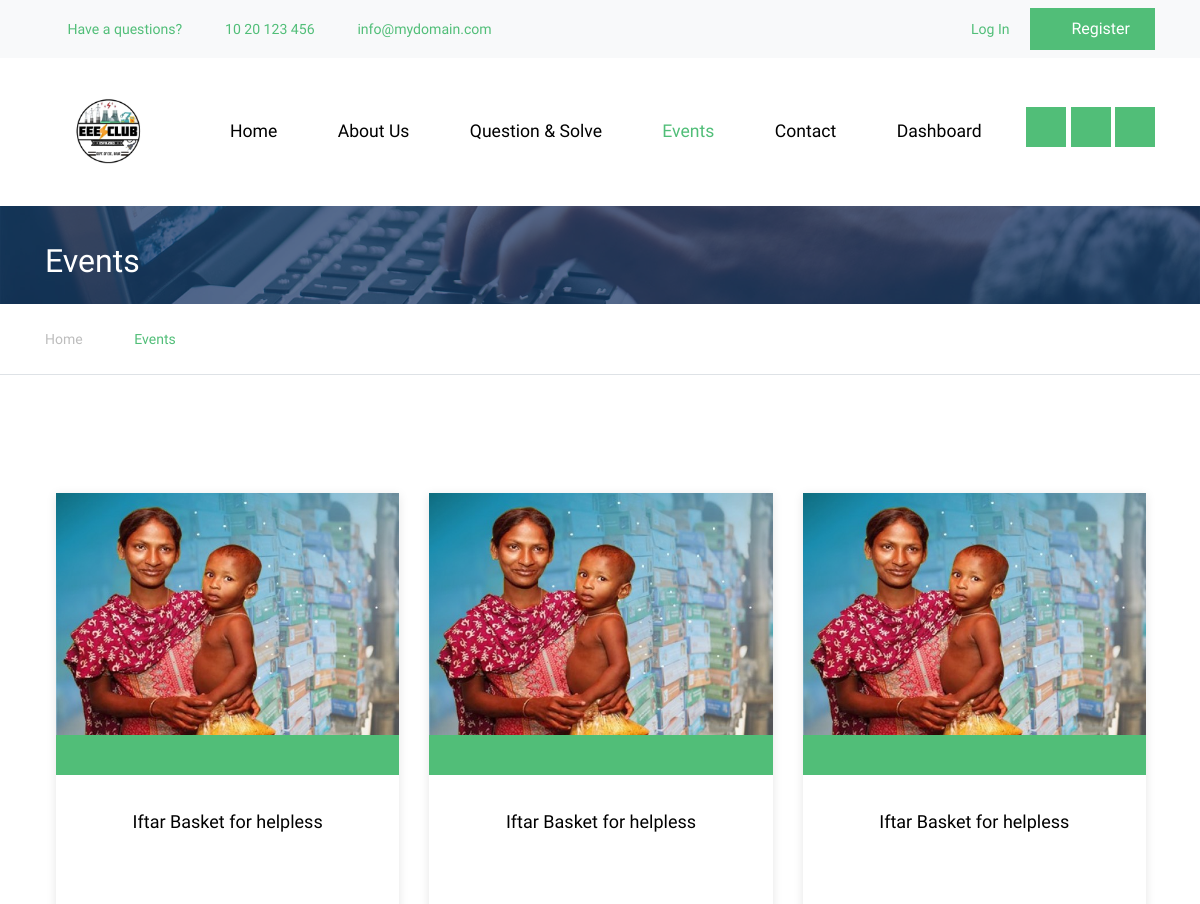
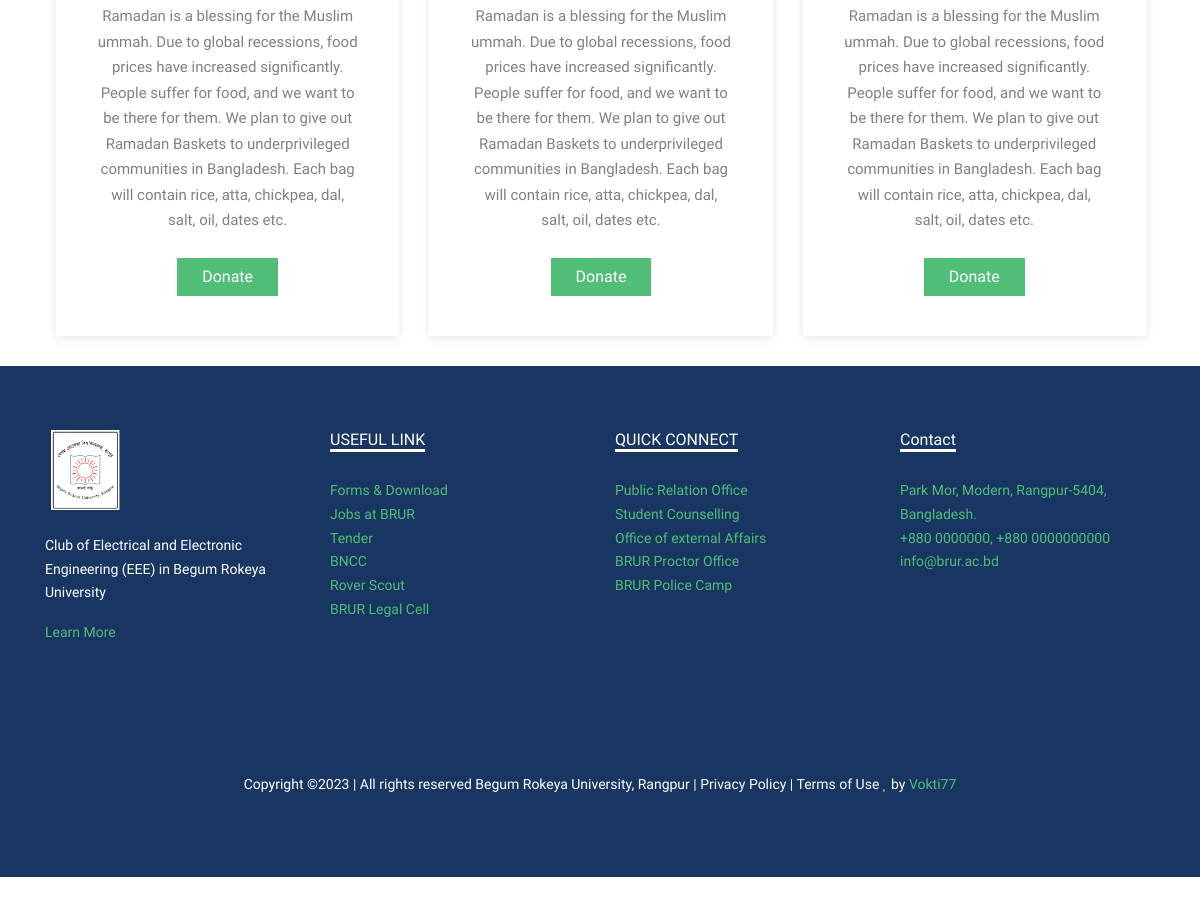
Screenshot of /event/ with the database file from the repository (2 pictures, top to bottom).
### event/models.py (models this page shows, shortened)
class Event(models.Model):
    title = models.CharField(max_length=100)
    cover = models.ImageField(upload_to='event_cover/')
    detail = models.TextField(max_length=1000)
    place = models.CharField(max_length=1000)
    total = models.IntegerField()
    gained = models.IntegerField(blank=True, default=0)
    deadline = models.DateTimeField(null=True)
    date_created = models.DateField(auto_now_add=True)
    date_updated = models.DateField(auto_now_add=True)
    READY = {
        ('yes', 'Yes'),
        ('no', 'No',)
    }
    ready_to_distribute = models.CharField(max_length=10, choices=READY, default="no")

### base/views.py (the view)
# urls.py: path('event/', views.event, name='event'),
def event(request):
    events = Event.objects.all()
    amount = list(Donate.objects.filter(isapproved='yes').aggregate(Sum('amount')).values())[0]
    context = {
        'events': events,
        'amount': amount
    }
    return render(request, 'pages/event.html', context)

### templates/pages/event.html (shortened to what this page needs)
{% extends 'base.html' %}
{% block content %}
<div class="site-section ftco-subscribe-1 site-blocks-cover pb-4" style="background-image: url('/static/images/bg_1.jpg')">
    <div class="container">
      <div class="row align-items-end">
        <div class="col-lg-7">
          <h2 class="mb-0">Events</h2>
        </div>
      </div>
    </div>
</div>
<div class="custom-breadcrumns border-bottom">
  <div class="container">
    <a href="{% url 'index' %}">Home</a>
    <span class="mx-3 icon-keyboard_arrow_right"></span>
    <span class="current">Events</span>
  </div>
</div>
<div class="site-section">
  <div class="container">
        <div class="row">
            <div class="col-12">
                <div class="owl-slide-3 owl-carousel">
                  {% for event in events %}
                    <div class="course-1-item">
                      <figure class="thumnail">
                        <a href="#"><img src="{{event.cover.url}}" alt="Image" class="img-fluid"></a>
                        <div class="category"></div>
                      </figure>
                      <div class="course-1-content pb-4">
                        <h2>{{event.title}}</h2>
                        <div class="rating text-center mb-3">
                          <span class="icon-star2 text-warning"></span>
                          <span class="icon-star2 text-warning"></span>
                          <span class="icon-star2 text-warning"></span>
                          <span class="icon-star2 text-warning"></span>
                          <span class="icon-star2 text-warning"></span>
                        </div>
                        <p class="desc mb-4">{{event.detail}}</p>
                        {% if user.is_authenticated %}
                        <p><a href="{% url 'donate' event.pk %}" class="btn btn-primary rounded-0 px-4">Donate</a></p>
                          {% else%}
                        <p><a href="{% url 'signup' %}" class="btn btn-primary rounded-0 px-4">Donate</a></p>
                        {% endif %}
                      </div>
                    </div>
              {% endfor %}
        </div>
    </div>
  </div>
</div>
{% endblock %}

### static/css/style.css (style rules this page uses)
body { line-height: 1.7; color: gray; font-weight: 300; font-size: 1.1rem; }
a { -webkit-transition: .3s all ease; -o-transition: .3s all ease; transition: .3s all ease; }
h1, h2, h3, h4, h5, .h1, .h2, .h3, .h4, .h5 { font-family: "Muli", -apple-system, BlinkMacSystemFont, "Segoe UI", Roboto, "Helvetica Neue", Arial, sans-serif, "Apple Color Emoji", "Segoe UI Emoji", "Segoe UI Symbol", "Noto Color Emoji"; }
.site-section { padding: 2.5em 0; }
@media (min-width: 768px) { .site-section { padding: 5em 0; } }
.sticky-wrapper + .site-blocks-cover { margin-top: 96px; }
.custom-breadcrumns { padding: 20px 0; }
.custom-breadcrumns span, .custom-breadcrumns a { font-size: 14px; }
.custom-breadcrumns a { display: inline-block; color: #bdbdbd; }
.custom-breadcrumns .current { color: #51be78; }
.owl-slide-3, .owl-slide { position: relative; }
.course-1-item { -webkit-box-shadow: 0 2px 10px 0 rgba(0, 0, 0, 0.1); box-shadow: 0 2px 10px 0 rgba(0, 0, 0, 0.1); }
.course-1-item figure { position: relative; }
.course-1-item .category { background: #51be78; padding: 20px; }
.course-1-item .course-1-content { padding: 20px 40px; text-align: center; }
.course-1-item .course-1-content h2 { margin: 0 0 30px 0; font-size: 18px; color: #000; }
.course-1-item .course-1-content .rating { text-align: center; }
.course-1-item .course-1-content .rating > span { display: inline-block; margin: 2px; }
.course-1-item .course-1-content .desc { font-size: 15px; }
.ftco-subscribe-1 { background-size: cover; background-position: center center; background-repeat: no-repeat; position: relative; }
.ftco-subscribe-1:before { position: absolute; content: ""; background: #183661; opacity: .7; z-index: 1; top: 0; left: 0; right: 0; bottom: 0; }
.ftco-subscribe-1 > .container { position: relative; z-index: 2; }
.ftco-subscribe-1 > .container h2, .ftco-subscribe-1 > .container p { color: #fff; }

### rows the page displays
Event: cover (picture), title "Iftar Basket for helpless", detail "Ramadan is a blessing for the Muslim ummah. Due to global recessions, food prices have increased significantly. People suffer for food, and we want to be there for them. We plan to give out Ramadan Baskets to underprivileged communities in Bangladesh. Each bag will contain rice, atta, chickpea, dal, salt, oil, dates etc."
